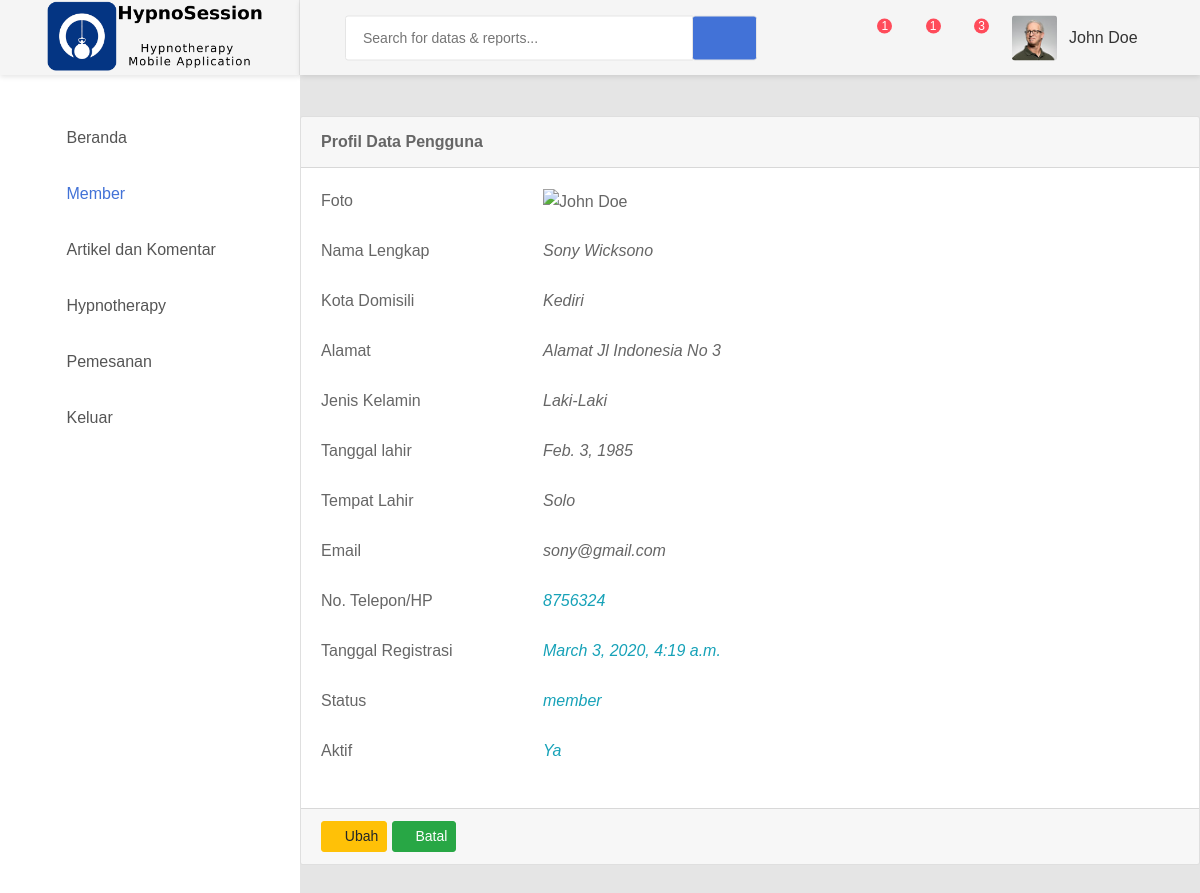
The page /akun/profile/5 on the database its author committed.
### akun/models.py (models this page shows, shortened)
class Akun(models.Model):
    nama = models.CharField(max_length=30, null=True)
    jenis_kelamin = models.BooleanField(null=True)
    kota_domisili = models.CharField(max_length=30, null=True)
    alamat = models.CharField(max_length=100, null=True)
    tanggal_lahir = models.DateField(null=True)
    tempat_lahir = models.CharField(max_length=30, null=True)
    foto_src = models.TextField(null=True)
    no_telepon = models.CharField(max_length=16, null=True)
    email = models.EmailField()
    password = models.TextField(null=True)
    aktif = models.BooleanField(default=True)
    registrasi = models.DateTimeField(auto_now_add=True)
    aktivasi = models.DateTimeField(auto_now_add=True)
    update = models.DateTimeField(auto_now=True)
    verification_code = models.IntegerField(default=0)
    verification = models.BooleanField(default=False)
    class DaftarStatus(models.TextChoices):
        ADMIN = text('admin')
        STAF = text('staf')
        MEMBER = text('member')
    class Meta:
        db_table = 'akun'
    status = models.CharField(max_length=6,
                              choices=DaftarStatus.choices, default=DaftarStatus.MEMBER)

### akun/views.py (the view)
# urls.py: path('profile/<int:id>', views.profile, name='profile'),
def profile(request, id):
    akun = Akun.objects.get(id=id)
    context = {
        'title': 'Member -> Profil',
        'akun': akun,
        'view': 'akun',
    }
    return render(request, 'akun/profil.html', context)

### akun/templates/akun/profil.html (shortened to what this page needs)
{% extends "base.html" %}
{% block content %}
{% load static %}
<div class="card">
    <div class="card-header">
        <strong>Profil Data Pengguna</strong>
    </div>
    <div class="card-body card-block">
        <form action="" method="post" enctype="multipart/form-data" class="form-horizontal">
            <div class="row form-group">
                <div class="col col-md-3">
                    <label for="hf-nama" class=" form-control-label">Foto</label>
                </div>
                <div class="col-12 col-md-9">
                    <div class="form-check-inline form-check">
                        <div class="image">
                            <img src="{{akun.foto_src}}" alt="John Doe">
                        </div>
                    </div>
                </div>
            </div>
            <div class="row form-group">
                <div class="col col-md-3">
                    <label for="hf-nama" class=" form-control-label">Nama Lengkap</label>
                </div>
                <div class="col-12 col-md-9">
                    <i class="text-capitalize">{{ akun.nama }}</i>
                </div>
            </div>
            <div class="row form-group">
                <div class="col col-md-3">
                    <label for="hf-kota" class=" form-control-label">Kota Domisili</label>
                </div>
                <div class="col-12 col-md-9">
                    <i class="text-capitalize">{{ akun.kota_domisili }}</i>
                </div>
            </div>
            <div class="row form-group">
                <div class="col col-md-3">
                    <label for="hf-alamat" class=" form-control-label">Alamat</label>
                </div>
                <div class="col-12 col-md-9">
                    <i class="text-capitalize">{{ akun.alamat }}</i>
                </div>
            </div>
            <div class="row form-group">
                <div class="col col-md-3">
                    <label class=" form-control-label">Jenis Kelamin</label>
                </div>
                <div class="col col-md-9">
                    <i class="text-capitalize">
                        {% if akun.jenis_kelamin %}
                        Laki-laki
                        {% else %}
                        Perempuan
                        {% endif %}
                    </i>
                </div>
            </div>
            <div class="row form-group">
                <div class="col col-md-3">
                    <label for="hf-tanggal-lahir" class=" form-control-label">Tanggal lahir</label>
                </div>
                <div class="col-12 col-md-9">
                    <i class="text-capitalize">{{ akun.tanggal_lahir }}</i>
                </div>
            </div>
            <div class="row form-group">
                <div class="col col-md-3">
                    <label for="hf-tempat-lahir" class=" form-control-label">Tempat Lahir</label>
                </div>
                <div class="col-12 col-md-9">
                    <i class="text-capitalize">{{ akun.tempat_lahir }}</i>
                </div>
            </div>
            <div class="row form-group">
                <div class="col col-md-3">
                    <label for="hf-email" class=" form-control-label">Email</label>
                </div>
                <div class="col-12 col-md-9">
                    <i class="text-lowercase">{{ akun.email }}</i>
                </div>
            </div>
            <div class="row form-group">
                <div class="col col-md-3">
                    <label for="hf-no-telepon" class=" form-control-label">No. Telepon/HP</label>
                </div>
                <div class="col-12 col-md-9">
                    <i class="text-info">{{ akun.no_telepon }}</i>
                </div>
            </div>
            <div class="row form-group">
                <div class="col col-md-3">
                    <label for="hf-no-telepon" class=" form-control-label">Tanggal Registrasi</label>
                </div>
                <div class="col-12 col-md-9">
                    <i class="text-info">{{ akun.registrasi }}</i>
                </div>
            </div>
            <div class="row form-group">
                <div class="col col-md-3">
                    <label for="hf-no-telepon" class=" form-control-label">Status</label>
                </div>
                <div class="col-12 col-md-9">
                    <i class="text-info">{{ akun.status }}</i>
                </div>
            </div>
            <div class="row form-group">
                <div class="col col-md-3">
                    <label for="hf-no-telepon" class=" form-control-label">Aktif</label>
                </div>
                <div class="col-12 col-md-9">
                    <i class="text-info">
                        {% if akun.aktif %}
                        Ya
                        {% else %}
                        Tidak
                        {% endif %}
                    </i>
                </div>
            </div>
        </form>
    </div>
    <div class="card-footer">
        <a class="btn btn-warning btn-sm" href="/akun/edit/{{ akun.id }}" role="button">
            <i class="zmdi zmdi-edit"></i> Ubah
        </a>
        <a class="btn btn-success btn-sm" href="/akun" role="button">
            <i class="fa fa-ban"></i> Batal
        </a>
    </div>
</div>
{% endblock %}

### rows shown on the page
Akun: nama "Sony Wicksono", kota_domisili "Kediri", alamat "Alamat Jl Indonesia No 3", tanggal_lahir "Feb. 3, 1985", tempat_lahir "Solo", email "sony@gmail.com", no_telepon "8756324", registrasi "March 3, 2020, 4:19 a.m.", status "member"
